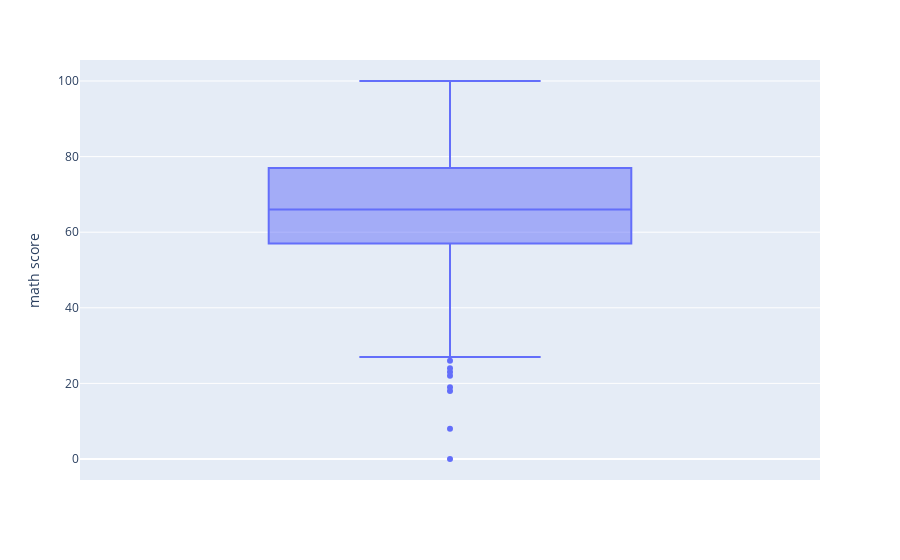

Notebook cell for this chart:
### Code cell
fig = px.box(studentper,y ='math score')
fig.show()

### Figure 1 — Plotly figure (JSON) as saved in the notebook; plotly's stock layout.template omitted (floating-point values rounded to 4 significant figures; data arrays with more than 128 entries replaced by an {"elided": "..."} marker saying what was removed)
{"data": [{"alignmentgroup": "True", "hovertemplate": "math score=%{y}<extra></extra>", "legendgroup": "", "marker": {"color": "#636efa"}, "name": "", "notched": false, "offsetgroup": "", "orientation": "v", "showlegend": false, "type": "box", "x0": " ", "xaxis": "x", "y": {"elided": "1000 int values"}, "y0": " ", "yaxis": "y"}], "layout": {"boxmode": "group", "legend": {"tracegroupgap": 0}, "margin": {"t": 60}, "xaxis": {"anchor": "y", "domain": [0, 1]}, "yaxis": {"anchor": "x", "domain": [0, 1], "title": {"text": "math score"}}}}
